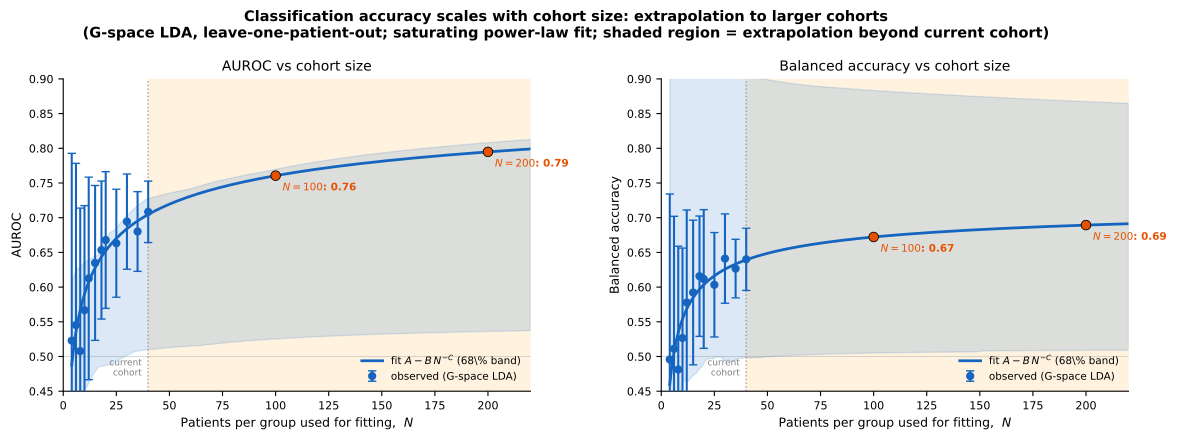

Write Python code to recreate this figure.
"""
figureS1_scaling.py
===================
Supplementary Figure S1 — classification accuracy vs cohort size, with an
extrapolation to larger cohorts.

Reads the learning-curve sweep (rf_results.npz): G-space LDA balanced accuracy
and AUROC as a function of the number of patients per group used for fitting.
A saturating power law  m(N) = A - B * N^{-C}  is fit to each metric and
extrapolated, giving the asymptotic ("reachable") accuracy and predictions at
N = 100 and N = 200.

Saves: figureS1_scaling.{png,pdf}
"""
import os, sys
sys.path.insert(0, "..")
import numpy as np
import matplotlib
matplotlib.use("Agg")
import matplotlib.pyplot as plt
from scipy.optimize import curve_fit
import warnings; warnings.filterwarnings("ignore")

plt.rcParams.update({
    "font.family": "sans-serif", "font.size": 9,
    "axes.labelsize": 9, "axes.titlesize": 10,
    "xtick.labelsize": 8, "ytick.labelsize": 8,
    "legend.fontsize": 8, "figure.dpi": 300, "savefig.dpi": 300,
    "axes.spines.top": False, "axes.spines.right": False,
})

d = np.load("../rf_results.npz", allow_pickle=True)
N   = d["N_grid"].astype(float)
metrics = {
    "AUROC":             (d["LDA_auc_mean"], d["LDA_auc_std"]),
    "Balanced accuracy": (d["LDA_bal_mean"], d["LDA_bal_std"]),
}

def sat(N, A, B, C):           # saturating power law
    return A - B * np.power(N, -C)

def fit_extrap(N, m, s):
    s = np.clip(s, 1e-3, None)
    p0 = [0.8, 1.0, 0.5]
    bounds = ([0.5, 0.0, 0.05], [1.0, 50.0, 3.0])
    popt, pcov = curve_fit(sat, N, m, p0=p0, sigma=s, absolute_sigma=True,
                           bounds=bounds, maxfev=20000)
    perr = np.sqrt(np.diag(pcov))
    return popt, perr

fig, axes = plt.subplots(1, 2, figsize=(12, 4.6), facecolor="white")
fig.subplots_adjust(wspace=0.28, top=0.84, bottom=0.16, left=0.08, right=0.97)

Nfine = np.linspace(N.min(), 220, 400)
COL   = "#1565C0"

rng = np.random.default_rng(0)
for ax, (name, (m, s)) in zip(axes, metrics.items()):
    popt, pcov = None, None
    s_ = np.clip(s, 1e-3, None)
    popt, pcov = curve_fit(sat, N, m, p0=[0.8, 1.0, 0.5], sigma=s_,
                           absolute_sigma=True,
                           bounds=([0.5, 0.0, 0.05], [1.0, 50.0, 3.0]),
                           maxfev=20000)
    A, B, C = popt
    # extrapolation uncertainty band by Monte-Carlo sampling of the fit
    samp = rng.multivariate_normal(popt, pcov, size=400)
    samp = samp[(samp[:, 0] >= 0.5) & (samp[:, 0] <= 1.0)]
    curves = np.array([sat(Nfine, *p) for p in samp])
    lo, hi = np.nanpercentile(curves, [16, 84], axis=0)

    # extrapolation region shading
    ax.axvspan(N.max(), 220, color="#FFF3E0", zorder=0)
    ax.fill_between(Nfine, lo, hi, color=COL, alpha=0.15, zorder=1)
    ax.plot(Nfine, sat(Nfine, A, B, C), "-", color=COL, lw=2, zorder=2,
            label=r"fit $A-B\,N^{-C}$ (68\% band)")
    ax.errorbar(N, m, yerr=s, fmt="o", ms=5, color=COL, capsize=3,
                zorder=3, label="observed (G-space LDA)")
    ax.axvline(N.max(), color="gray", ls=":", lw=1, alpha=0.7)
    ax.text(N.max()-3, 0.47, "current\ncohort", fontsize=6.5, color="gray",
            va="bottom", ha="right")

    for Np in (100, 200):
        yp = sat(float(Np), A, B, C)
        ax.scatter([Np], [yp], color="#E65100", s=48, zorder=4,
                   edgecolors="k", lw=0.6)
        ax.annotate(f"$N{{=}}{Np}$: {yp:.2f}", (Np, yp),
                    textcoords="offset points", xytext=(5, -11),
                    fontsize=7.5, color="#E65100", fontweight="bold")
    ax.axhline(0.5, color="gray", ls="-", lw=0.8, alpha=0.3)
    ax.set_xlabel("Patients per group used for fitting,  $N$")
    ax.set_ylabel(name)
    ax.set_title(f"{name} vs cohort size")
    ax.set_xlim(0, 220); ax.set_ylim(0.45, 0.9)
    ax.legend(frameon=False, fontsize=7.5, loc="lower right")
    print(f"{name}: A={A:.3f} B={B:.3f} C={C:.3f}  "
          f"-> N=100:{sat(100,A,B,C):.3f}  N=200:{sat(200,A,B,C):.3f}")

fig.suptitle("Classification accuracy scales with cohort size: extrapolation to "
             "larger cohorts\n(G-space LDA, leave-one-patient-out; saturating "
             "power-law fit; shaded region = extrapolation beyond current cohort)",
             fontsize=10.5, fontweight="bold", y=0.99)

for ext in ("png", "pdf"):
    fig.savefig(f"figureS1_scaling.{ext}", dpi=300, bbox_inches="tight",
                facecolor="white")
    print(f"Saved figureS1_scaling.{ext}")
plt.close(fig)
